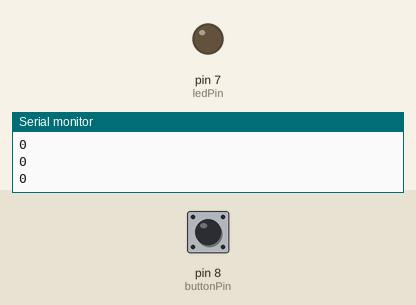
This sketch was run on a simulated Arduino Uno, built with avr-gcc and run on an emulated ATmega328P. On the bench: output pins drawn as LEDs (lit = HIGH), the last lines printed to the serial monitor. Inputs (shaded band) come from the test bench; at power-on: pin 8 (buttonPin) LOW.

Above: at 1.2 s.
1.3 s: pin 8 (buttonPin) pulled HIGH for 0.15 s
At 2.2 s:
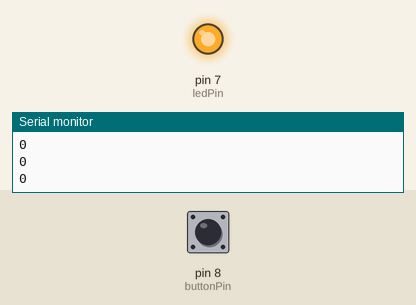
2.9 s: pin 8 (buttonPin) pulled HIGH for 1 s
At 3.5 s:
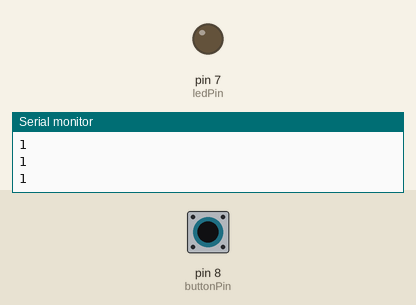
5.4 s: pin 8 (buttonPin) pulled HIGH for 3.2 s
At 6.8 s:
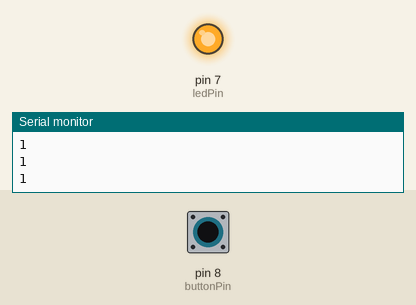
Timing chart, 0 to 8.4 s (numbered marks = the images above; inputs shaded):
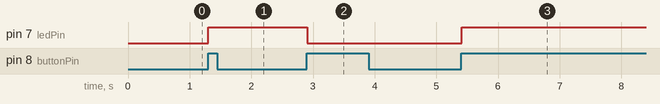

The sketch:

PushButton.ino
```cpp
int buttonPin = 8;
int ledPin = 7;
int LEDState = 0;
int buttonNew;
int buttonOld = 1;
int delayT = 50;

void setup() {
  // put your setup code here, to run once:
  pinMode(buttonPin , INPUT);
  pinMode(ledPin , OUTPUT);
  Serial.begin(9600);
}

void loop() {
  // put your main code here, to run repeatedly:
  buttonNew = digitalRead(buttonPin);
  Serial.println(buttonNew);

  if(buttonNew == 1 && buttonOld == 0){
    if(LEDState == 0){
      digitalWrite(ledPin , HIGH);
      LEDState = 1;
    }else{
      digitalWrite(ledPin , LOW);
      LEDState = 0;
    }
  }
  buttonOld = buttonNew;
  delay(delayT);

}
```

Measured:
- after the input at 1.3 s, pin 7 (ledPin): LOW → HIGH at once
- after the input at 2.9 s, pin 7 (ledPin): HIGH → LOW at once
- after the input at 5.4 s, pin 7 (ledPin): LOW → HIGH at once
